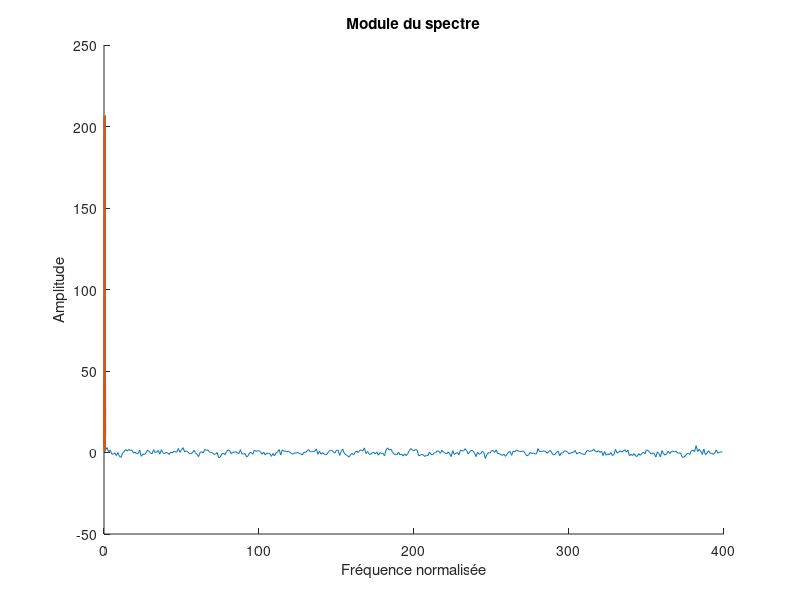

The MATLAB script that drew this image:
load signal04;
fe=250;

% representation temporelle (question 1)
N = length(x);
n = 0:(N-1);
hold on
plot(n,x)
grid
xlabel('Indice')
ylabel('Amplitude')
title('Représentation temporelle')

% representation frequentielle
X = fft(x);
Xm = abs(X);
N = length(x);
n = 0:(N-1);
v = n/N;
plot(v,Xm)
grid
xlabel('Fréquence normalisée')
ylabel('Amplitude')
title('Module du spectre')